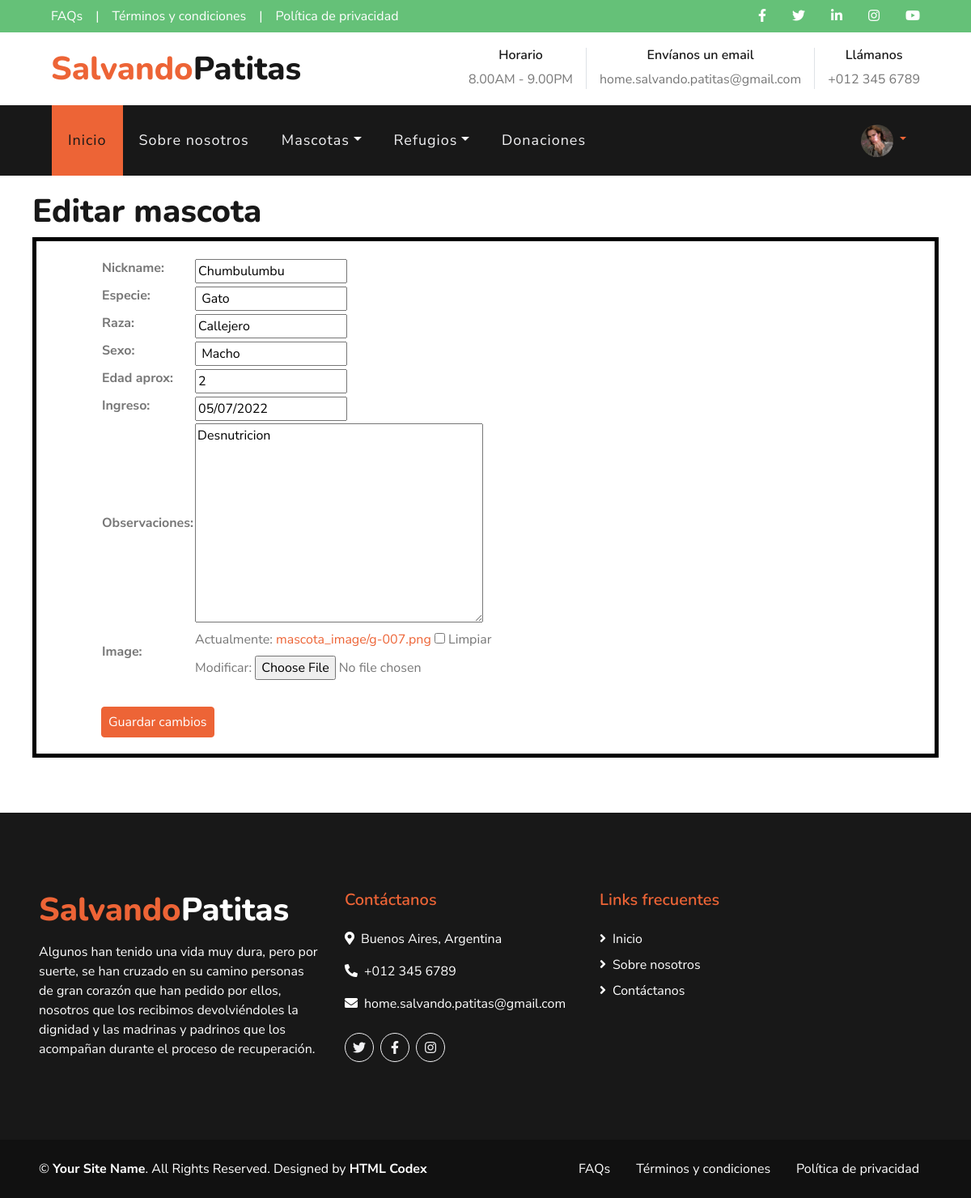
Page /Mascota/editar-mascota/28/ (signed in) on the committed database.
### Apps/User/models.py (models this page shows, shortened)
class User_profile(models.Model):
    user = models.OneToOneField('auth.User', on_delete=models.CASCADE, related_name='profile')
    first_name= models.CharField(max_length = 50, null=True, blank=True)
    last_name= models.CharField(max_length = 50, null=True, blank=True)
    phone = models.CharField(max_length=30, null=True, blank=True)
    direccion= models.CharField(max_length=100, null=True, blank=True)
    description= models.TextField(max_length = 200, null=True, blank=True)
    image = models.ImageField(upload_to='profile_image/', null=True, blank=True)

### Apps/Mascota/models.py (models this page shows, shortened)
class Mascota (models.Model):
    nickname = models.CharField(max_length= 50, unique=True)
    especie = models.CharField(max_length= 50, null=True, blank=True)
    raza = models.CharField(max_length= 50, null=True, blank=True)
    sexo = models.CharField (max_length= 20, null=True, blank=True)
    edad_aprox= models.IntegerField(null=True, blank=True)
    ingreso = models.DateField(null=True, blank=True)
    observaciones = models.TextField(max_length=80,null=True, blank=True)
    image = models.ImageField(upload_to='mascota_image/', null=True, blank=True)

### Apps/Mascota/views.py (the view)
# urls.py: path("editar-mascota/<int:pk>/", Editar_Mascota.as_view() , name="editar-mascota"),
class Editar_Mascota(UpdateView):
    model = Mascota
    template_name = 'Mascota/editar_mascota.html'
    fields = ["nickname","especie","raza","sexo","edad_aprox","ingreso","observaciones", "image"]
    success_url = '/Mascota/lista-mascota/'

### Templates/Mascota/editar_mascota.html (shortened to what this page needs)
{% extends "padre.html" %}
{% load static %}
{% block contenidoQueCambia%}
<div style="padding: 20px 40px;">
    <h1>Editar  mascota</h1>
    <form  method="POST" enctype="multipart/form-data" style="padding: 20px 80px;border-color: BLACK;border-width: 5px;border-style: solid;">
       <table>
         {{form.as_table}}
        </table> <br>
        <input type="submit" value="Guardar cambios" class="btn  btn-primary mt-3 mt-md-2 px-2">
    </form>
</div>
{% endblock %}

### Templates/padre.html (shortened to what this page needs)
<!DOCTYPE html>
<html lang="en">
<head>
    {% load static %}
    <link href="https://cdnjs.cloudflare.com/ajax/libs/font-awesome/5.10.0/css/all.min.css" rel="stylesheet">
    <link href="lib/flaticon/font/flaticon.css" rel="stylesheet">
    <link href="lib/owlcarousel/assets/owl.carousel.min.css" rel="stylesheet">
    <link href="lib/tempusdominus/css/tempusdominus-bootstrap-4.min.css" rel="stylesheet" />
    <link href="{% static "css/style.css" %}"  rel="stylesheet">
</head>
<body>
    <div class="container-fluid">
        <div class="row bg-secondary py-2 px-lg-5">
            <div class="col-lg-6 text-center text-lg-left mb-2 mb-lg-0">
                <div class="d-inline-flex align-items-center">
                    <a class="text-white pr-3" href="{% url "preguntas-frecuentes" %}">FAQs</a>
                    <span class="text-white">|</span>
                    <a class="text-white px-3" href="{% url "terminos-condiciones" %}">Términos y condiciones</a>
                    <span class="text-white">|</span>
                    <a class="text-white pl-3" href="{% url "politica-privacidad" %}">Política de privacidad</a>
                </div>
            </div>
            <div class="col-lg-6 text-center text-lg-right">
                <div class="d-inline-flex align-items-center">
                    <a class="text-white px-3" href="https://www.facebook.com/" target="_blank">
                        <i class="fab fa-facebook-f"></i>
                    </a>
                    <a class="text-white px-3" href="https://twitter.com/" target="_blank">
                        <i class="fab fa-twitter"></i>
                    </a>
                    <a class="text-white px-3" href="https://www.linkedin.com/" target="_blank">
                        <i class="fab fa-linkedin-in"></i>
                    </a>
                    <a class="text-white px-3" href="https://www.instagram.com/" target="_blank">
                        <i class="fab fa-instagram"></i>
                    </a>
                    <a class="text-white pl-3" href="https://www.youtube.com/" target="_blank">
                        <i class="fab fa-youtube"></i>
                    </a>
                </div>
            </div>
        </div>
        <div class="row py-3 px-lg-5">
            <div class="col-lg-4">
                <a href="{% url "index" %}" class="navbar-brand d-none d-lg-block">
                    <h1 class="m-0 display-5 text-capitalize"><span class="text-primary">Salvando</span>Patitas</h1>
                </a>
            </div>
            <div class="col-lg-8 text-center text-lg-right">
                <div class="d-inline-flex align-items-center">
                    <div class="d-inline-flex flex-column text-center pr-3 border-right">
                        <h6>Horario</h6>
                        <p class="m-0">8.00AM - 9.00PM</p>
                    </div>
                    <div class="d-inline-flex flex-column text-center px-3 border-right">
                        <h6>Envíanos un email</h6>
                        <p class="m-0">home.salvando.patitas@gmail.com</p>
                    </div>
                    <div class="d-inline-flex flex-column text-center pl-3">
                        <h6>Llámanos</h6>
                        <p class="m-0">+012 345 6789</p>
                    </div>
                </div>
            </div>
        </div>
    </div>
    <div class="container-fluid p-0">
        <nav class="navbar navbar-expand-lg bg-dark navbar-dark py-3 py-lg-0 px-lg-5">
            <div class="collapse navbar-collapse justify-content-between px-3" id="navbarCollapse">
                <div class="navbar-nav mr-auto py-0">
                    {% if request.user.is_staff %}
                    <a href="{% url "index" %}" class="nav-item nav-link active">Inicio</a>
                    <a href="{% url "sobre-nosotros" %}" class="nav-item nav-link">Sobre nosotros</a>
                    <div class="nav-item dropdown">
                        <a href="#" class="nav-link dropdown-toggle" data-toggle="dropdown">Mascotas</a>
                    </div>
                    <div class="nav-item dropdown">
                        <a href="#" class="nav-link dropdown-toggle" data-toggle="dropdown">Refugios</a>
                    </div>
                    <a href="{% url "donaciones" %}" class="nav-item nav-link">Donaciones</a>
                    {% endif %}
                </div>
                {% if request.user.is_authenticated %}
                <div class="nav-item dropdown">
                    <a href="#" class="nav-link dropdown-toggle" data-toggle="dropdown">
                        {% if user.profile.image %}
                        <img src="{{user.profile.image.url}}" , style="border-radius: 50% ;" width="40px", height="40px">
                        {% endif%}
                </div>
                {%endif%}
        </nav>
    </div>
{% block contenidoQueCambia %}
        {% endblock%}
    <div class="container-fluid bg-dark text-white mt-5 py-5 px-sm-3 px-md-5">
        <div class="row pt-5">
            <div class="col-lg-4 col-md-12 mb-5">
                <h1 class="mb-3 display-5 text-capitalize text-white"><span class="text-primary">Salvando</span>Patitas</h1>
                <p class="m-0">Algunos han tenido una vida muy dura, pero por suerte, se han cruzado en su camino personas de gran corazón que han pedido por ellos, nosotros que los recibimos devolviéndoles la dignidad y las madrinas y padrinos que los acompañan durante el proceso de recuperación.</p>
            </div>
            <div class="col-lg-8 col-md-15">
                <div class="row">
                    <div class="col-md-5 mb-5">
                        <h5 class="text-primary mb-4">Contáctanos</h5>
                        <p><i class="fa fa-map-marker-alt mr-2"></i>Buenos Aires, Argentina</p>
                        <p><i class="fa fa-phone-alt mr-2"></i>+012 345 6789</p>
                        <p><i class="fa fa-envelope mr-2"></i>home.salvando.patitas@gmail.com</p>
                        <div class="d-flex justify-content-start mt-4">
                            <a class="btn btn-outline-light rounded-circle text-center mr-2 px-0" style="width: 36px; height: 36px;" href="https://twitter.com/" target="_blank"><i class="fab fa-twitter"></i></a>
                            <a class="btn btn-outline-light rounded-circle text-center mr-2 px-0" style="width: 36px; height: 36px;" href="https://www.facebook.com/" target="_blank"><i class="fab fa-facebook-f"></i></a>
                            <a class="btn btn-outline-light rounded-circle text-center mr-2 px-0" style="width: 36px; height: 36px;" href="https://www.instagram.com/" target="_blank"><i class="fab fa-instagram"></i></a>
                        </div>
                    </div>
                    <div class="col-md-3 mb-5">
                        <h5 class="text-primary mb-4">Links frecuentes</h5>
                        <div class="d-flex flex-column justify-content-start">
                            <a class="text-white mb-2" href="{% url "index" %}"><i class="fa fa-angle-right mr-2"></i>Inicio</a>
                            <a class="text-white mb-2" href="{% url "sobre-nosotros" %}" ><i class="fa fa-angle-right mr-2"></i>Sobre nosotros</a>
                            <a class="text-white" href="{% url "news-letter" %}"><i class="fa fa-angle-right mr-2"></i>Contáctanos</a>
                        </div>
                    </div>
                </div>
            </div>
        </div>
    </div>
    <div class="container-fluid text-white py-4 px-sm-3 px-md-5" style="background: #111111;">
        <div class="row">
            <div class="col-md-6 text-center text-md-left mb-3 mb-md-0">
                <p class="m-0 text-white">
                    &copy; <a class="text-white font-weight-bold" href="{% url "sobre-nosotros" %}">Your Site Name</a>. All Rights Reserved. Designed by
                    <a class="text-white font-weight-bold" href="https://htmlcodex.com">HTML Codex</a>
                </p>
            </div>
            <div class="col-md-6 text-center text-md-right">
                <ul class="nav d-inline-flex">
                    <li class="nav-item">
                        <a class="nav-link text-white py-0" href="{% url "preguntas-frecuentes" %}">FAQs</a>
                    </li>
                    <li class="nav-item">
                        <a class="nav-link text-white py-0" href="{% url "terminos-condiciones" %}">Términos y condiciones</a>
                    </li>
                    <li class="nav-item">
                        <a class="nav-link text-white py-0" href="{% url "politica-privacidad" %}">Política de privacidad</a>
                    </li>
                </ul>
            </div>
        </div>
    </div>
</body>
</html>

### rows in the picture
Mascota: nickname "Chumbulumbu", especie "Gato", raza "Callejero", sexo "Macho", edad_aprox "2", ingreso "05/07/2022", observaciones "Desnutricion"
